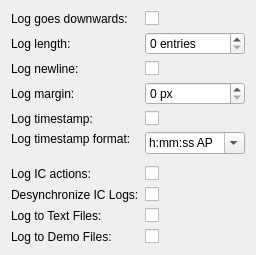
     <widget class="QWidget" name="logging_tab">
      <attribute name="title">
       <string>Logging</string>
      </attribute>
      <layout class="QFormLayout" name="formLayout_3">
       <item row="0" column="0">
        <widget class="QLabel" name="downwards_lbl">
         <property name="toolTip">
          <string>If ticked, new messages will appear at the bottom (like the OOC chatlog). The traditional (AO1) behaviour is equivalent to this being unticked.</string>
         </property>
         <property name="text">
          <string>Log goes downwards:</string>
         </property>
        </widget>
       </item>
       <item row="0" column="1">
        <widget class="QCheckBox" name="downwards_cb">
         <property name="text">
          <string/>
         </property>
        </widget>
       </item>
       <item row="1" column="0">
        <widget class="QLabel" name="length_lbl">
         <property name="toolTip">
          <string>The amount of message lines the IC chatlog will keep before deleting older message lines. A value of 0 or below counts as 'infinite'.</string>
         </property>
         <property name="text">
          <string>Log length:</string>
         </property>
        </widget>
       </item>
       <item row="1" column="1">
        <widget class="QSpinBox" name="length_spinbox">
         <property name="suffix">
          <string> entries</string>
         </property>
         <property name="maximum">
          <number>10000</number>
         </property>
        </widget>
       </item>
       <item row="2" column="0">
        <widget class="QLabel" name="log_newline_lbl">
         <property name="toolTip">
          <string>If ticked, new messages will appear separated, with the message coming on the next line after the name. 
When unticked, it displays it as 'name: message'.</string>
         </property>
         <property name="text">
          <string>Log newline:</string>
         </property>
        </widget>
       </item>
       <item row="2" column="1">
        <widget class="QCheckBox" name="log_newline_cb">
         <property name="text">
          <string/>
         </property>
        </widget>
       </item>
       <item row="3" column="0">
        <widget class="QLabel" name="log_margin_lbl">
         <property name="toolTip">
          <string>The distance in pixels between each entry in the IC log. 
Default: 0.</string>
         </property>
         <property name="text">
          <string>Log margin:</string>
         </property>
        </widget>
       </item>
       <item row="3" column="1">
        <widget class="QSpinBox" name="log_margin_spinbox">
         <property name="suffix">
          <string> px</string>
         </property>
         <property name="maximum">
          <number>1000</number>
         </property>
        </widget>
       </item>
       <item row="4" column="0">
        <widget class="QLabel" name="log_timestamp_lbl">
         <property name="toolTip">
          <string>If ticked, log will contain a timestamp in UTC before the name.</string>
         </property>
         <property name="text">
          <string>Log timestamp:</string>
         </property>
        </widget>
       </item>
       <item row="4" column="1">
        <widget class="QCheckBox" name="log_timestamp_cb">
         <property name="text">
          <string/>
         </property>
        </widget>
       </item>
       <item row="5" column="0">
        <widget class="QLabel" name="log_timestamp_format_lbl">
         <property name="text">
          <string>Log timestamp format:
</string>
         </property>
        </widget>
       </item>
       <item row="5" column="1">
        <widget class="QComboBox" name="log_timestamp_format_combobox">
         <property name="editable">
          <bool>true</bool>
         </property>
         <item>
          <property name="text">
           <string>h:mm:ss AP</string>
          </property>
         </item>
         <item>
          <property name="text">
           <string>hh:mm:ss</string>
          </property>
         </item>
         <item>
          <property name="text">
           <string>h:mm AP</string>
          </property>
         </item>
         <item>
          <property name="text">
           <string>hh:mm</string>
          </property>
         </item>
        </widget>
       </item>
       <item row="6" column="0">
        <widget class="QLabel" name="log_ic_actions_lbl">
         <property name="toolTip">
          <string>If ticked, log will show IC actions such as shouting and presenting evidence.</string>
         </property>
         <property name="text">
          <string>Log IC actions:</string>
         </property>
        </widget>
       </item>
       <item row="6" column="1">
        <widget class="QCheckBox" name="log_ic_actions_cb">
         <property name="text">
          <string/>
         </property>
        </widget>
       </item>
       <item row="7" column="0">
        <widget class="QLabel" name="desync_logs_lbl">
         <property name="toolTip">
          <string>If ticked, log will show messages as-received, while viewport will parse according to the queue (Text Stay Time).</string>
         </property>
         <property name="text">
          <string>Desynchronize IC Logs:</string>
         </property>
        </widget>
       </item>
       <item row="7" column="1">
        <widget class="QCheckBox" name="desync_logs_cb">
         <property name="text">
          <string/>
         </property>
        </widget>
       </item>
       <item row="8" column="0">
        <widget class="QLabel" name="log_text_lbl">
         <property name="toolTip">
          <string>Text logs of gameplay will be automatically written in the /logs folder.</string>
         </property>
         <property name="text">
          <string>Log to Text Files:</string>
         </property>
        </widget>
       </item>
       <item row="8" column="1">
        <widget class="QCheckBox" name="log_text_cb">
         <property name="text">
          <string/>
         </property>
        </widget>
       </item>
       <item row="9" column="0">
        <widget class="QLabel" name="log_demo_lbl">
         <property name="toolTip">
          <string>Gameplay will be automatically recorded as demos in the /logs folder.</string>
         </property>
         <property name="text">
          <string>Log to Demo Files:</string>
         </property>
        </widget>
       </item>
       <item row="9" column="1">
        <widget class="QCheckBox" name="log_demo_cb">
         <property name="text">
          <string/>
         </property>
        </widget>
       </item>
      </layout>
     </widget>
